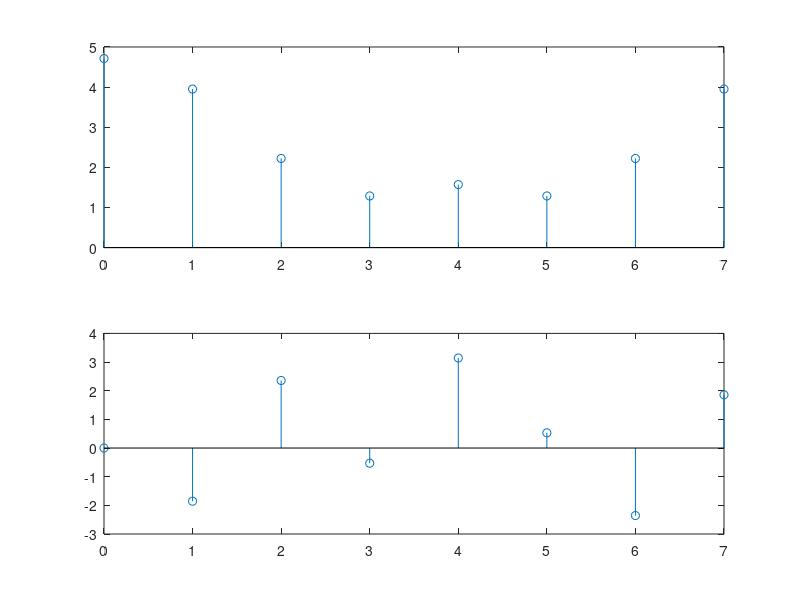

MATLAB code for this plot:
clear all
X1 = [0,1,2,3,0,0,0,0]
N1 = 8
x_fft1 = fft(X1,N1)/N1
k=(0:7)
figure(1);
subplot(211)
stem(k,abs(x_fft1*2*pi ))
subplot(212)
stem(k,angle(x_fft1 ))